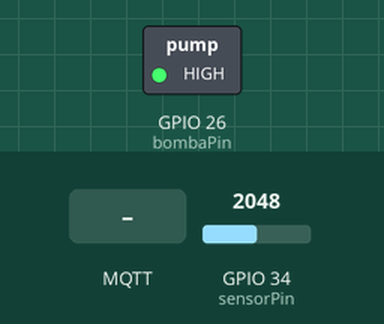
Bench run of a sketch on a simulated ESP32. Parts: switched loads named in the sketch (green lamp = pin HIGH). The test bench sets the inputs (shaded band); at power-on: GPIO 34 (sensorPin) = 2048. WiFi joins after 1.5 s; servers stay silent unless stated; no MQTT or app messages arrive unless stated; what the sketch prints to the serial monitor is not drawn.

Above: at 3.7 s.
3.8 s: GPIO 34 (sensorPin) set to 2950
6.7 s: GPIO 34 (sensorPin) set to 3038
At 9.6 s:
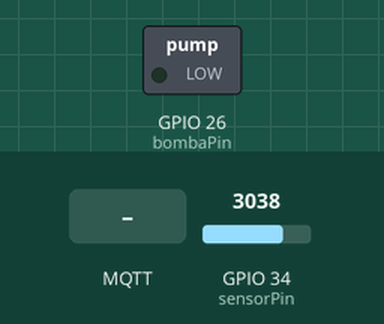
10.0 s: MQTT message "ligar" arrives on the first subscribed topic
17.6 s: MQTT message "1" arrives on the first subscribed topic
22.0 s: GPIO 34 (sensorPin) set to 2960
At 24.0 s:
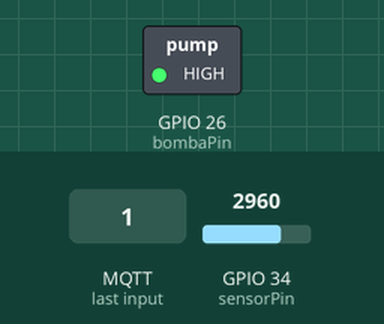
25.0 s: GPIO 34 (sensorPin) set to 3040
At 27.5 s:
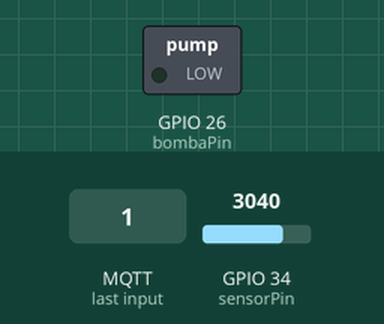
Timing chart, 0 to 29.0 s (numbered marks = the images above; inputs shaded):
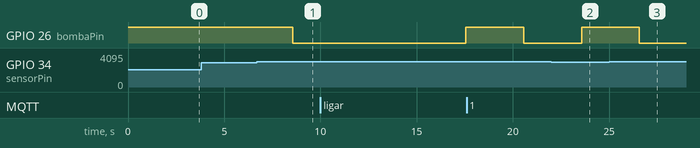

Measured:
- the behaviour switches between 3000 and 3001 on GPIO 34 (sensorPin) (found by bisection; images 0 and 1)
- after the input at 3.8 s, every drawn part: stays the same
- after the input at 6.7 s, GPIO 26 (bombaPin): HIGH → LOW after 1.9 s
- after the input at 10.0 s, GPIO 26 (bombaPin): LOW → HIGH after 7.6 s
- after the input at 22.0 s, GPIO 26 (bombaPin): LOW → HIGH after 1.6 s
- after the input at 25.0 s, GPIO 26 (bombaPin): HIGH → LOW after 1.6 s

The sketch:

Codigo_Completo_ESP32_Controle_MQTT.ino
```cpp
#include <WiFi.h>
#include <PubSubClient.h>

// Wi-Fi
const char* ssid = "SEM MUNDIAL";
const char* password = "vaiCorinthians";

// MQTT
const char* mqtt_server = "broker.hivemq.com";
const int mqtt_port = 1883;
const char* mqtt_topic_umidade = "projetoESP32/umidade";
const char* mqtt_topic_comando = "projetoESP32/comando";

WiFiClient espClient;
PubSubClient client(espClient);

// Pinos
const int sensorPin = 34;
const int bombaPin = 26;

unsigned long tempoBombaManual = 0;
bool bombaLigadaManualmente = false;

void setup_wifi() {
  delay(1000);
  Serial.println("Conectando ao WiFi...");
  WiFi.begin(ssid, password);
  while (WiFi.status() != WL_CONNECTED) {
    delay(500);
    Serial.print(".");
  }
  Serial.println("\n✅ WiFi conectado!");
  Serial.print("IP: ");
  Serial.println(WiFi.localIP());
}

void callback(char* topic, byte* payload, unsigned int length) {
  String mensagem = "";
  for (unsigned int i = 0; i < length; i++) {
    mensagem += (char)payload[i];
  }

  Serial.print("📩 Comando recebido no tópico ");
  Serial.print(topic);
  Serial.print(": ");
  Serial.println(mensagem);

  if (mensagem == "ligar") {
    bombaLigadaManualmente = true;
    tempoBombaManual = millis();
    digitalWrite(bombaPin, LOW);  // Liga bomba
    Serial.println("⚡ Bomba ligada manualmente!");
  }
}

void reconnect() {
  while (!client.connected()) {
    Serial.print("Conectando ao broker MQTT...");
    if (client.connect("ESP32Cliente")) {
      Serial.println("✅ conectado!");
      client.subscribe(mqtt_topic_comando);
    } else {
      Serial.print("❌ falhou, rc=");
      Serial.print(client.state());
      Serial.println(" tentando novamente em 5s");
      delay(5000);
    }
  }
}

void setup() {
  Serial.begin(115200);
  pinMode(bombaPin, OUTPUT);
  digitalWrite(bombaPin, HIGH); // bomba desligada inicialmente

  setup_wifi();
  client.setServer(mqtt_server, mqtt_port);
  client.setCallback(callback);
}

void loop() {
  if (!client.connected()) {
    reconnect();
  }
  client.loop();

  int umidade = analogRead(sensorPin);
  Serial.print("Umidade: ");
  Serial.print(umidade);

  String estado = "";

  // Prioridade: comando manual
  if (bombaLigadaManualmente) {
    estado = "⚠ MANUAL";
    if (millis() - tempoBombaManual > 5000) { // 5 segundos ligados
      bombaLigadaManualmente = false;
      digitalWrite(bombaPin, HIGH);  // Desliga
      Serial.println(" → Bomba manual desligada após 5s");
    } else {
      digitalWrite(bombaPin, LOW); // Mantém ligada
      Serial.println(" → Bomba ligada (modo manual)");
    }
  } else {
    if (umidade > 3000) {
      estado = "SECO";
      digitalWrite(bombaPin, LOW);  // Liga bomba
      Serial.println(" → SOLO SECO → LIGANDO bomba");
    } else {
      estado = "UMIDO";
      digitalWrite(bombaPin, HIGH); // Desliga bomba
      Serial.println(" → SOLO ÚMIDO → DESLIGANDO bomba");
    }
  }

  // Publica a umidade no MQTT
  String payload = "Umidade: " + String(umidade) + " → " + estado;
  client.publish(mqtt_topic_umidade, payload.c_str());

  delay(3000);
}
```
